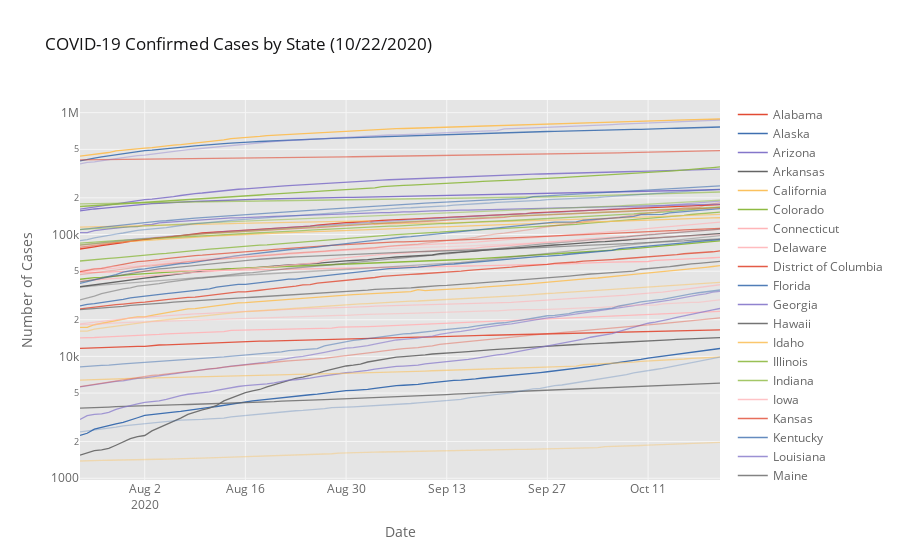

Source (notebook cell):
### Code cell
# plot total confirmed cases
states_confirmed = grouped_states.reset_index().pivot(index='Date', columns='State', values='Confirmed').iplot(
    kind='lines', yaxis_type='log', theme='ggplot', connectgaps=True, asFigure=True,
    title='COVID-19 Confirmed Cases by State ({})'.format(today), yaxis_title='Number of Cases', xaxis_title='Date')

states_confirmed
